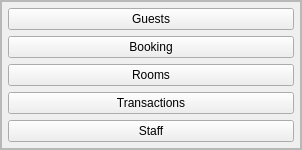
        <widget class="QFrame" name="side_menu">
         <property name="sizePolicy">
          <sizepolicy hsizetype="Preferred" vsizetype="Expanding">
           <horstretch>0</horstretch>
           <verstretch>0</verstretch>
          </sizepolicy>
         </property>
         <property name="frameShape">
          <enum>QFrame::StyledPanel</enum>
         </property>
         <property name="frameShadow">
          <enum>QFrame::Raised</enum>
         </property>
         <layout class="QVBoxLayout" name="verticalLayout_2">
          <property name="spacing">
           <number>0</number>
          </property>
          <property name="leftMargin">
           <number>0</number>
          </property>
          <property name="topMargin">
           <number>0</number>
          </property>
          <property name="rightMargin">
           <number>0</number>
          </property>
          <property name="bottomMargin">
           <number>0</number>
          </property>
          <item alignment="Qt::AlignTop">
           <widget class="QFrame" name="frame_4">
            <property name="minimumSize">
             <size>
              <width>300</width>
              <height>0</height>
             </size>
            </property>
            <property name="maximumSize">
             <size>
              <width>300</width>
              <height>16777215</height>
             </size>
            </property>
            <property name="frameShape">
             <enum>QFrame::StyledPanel</enum>
            </property>
            <property name="frameShadow">
             <enum>QFrame::Raised</enum>
            </property>
            <layout class="QVBoxLayout" name="verticalLayout_3">
             <property name="spacing">
              <number>6</number>
             </property>
             <property name="leftMargin">
              <number>6</number>
             </property>
             <property name="topMargin">
              <number>6</number>
             </property>
             <property name="rightMargin">
              <number>6</number>
             </property>
             <property name="bottomMargin">
              <number>6</number>
             </property>
             <item>
              <widget class="QPushButton" name="pushButton_2">
               <property name="font">
                <font>
                 <weight>50</weight>
                 <bold>false</bold>
                </font>
               </property>
               <property name="cursor">
                <cursorShape>PointingHandCursor</cursorShape>
               </property>
               <property name="text">
                <string>Guests</string>
               </property>
               <property name="icon">
                <iconset resource="newicons.qrc">
                 <normaloff>:/icons/newicons/user.svg</normaloff>:/icons/newicons/user.svg</iconset>
               </property>
               <property name="shortcut">
                <string/>
               </property>
              </widget>
             </item>
             <item>
              <widget class="QPushButton" name="pushButton_3">
               <property name="font">
                <font>
                 <weight>50</weight>
                 <bold>false</bold>
                </font>
               </property>
               <property name="cursor">
                <cursorShape>PointingHandCursor</cursorShape>
               </property>
               <property name="text">
                <string>Booking</string>
               </property>
               <property name="icon">
                <iconset resource="newicons.qrc">
                 <normaloff>:/icons/newicons/user-plus.svg</normaloff>:/icons/newicons/user-plus.svg</iconset>
               </property>
              </widget>
             </item>
             <item>
              <widget class="QPushButton" name="pushButton_4">
               <property name="cursor">
                <cursorShape>PointingHandCursor</cursorShape>
               </property>
               <property name="text">
                <string>Rooms</string>
               </property>
               <property name="icon">
                <iconset resource="newicons.qrc">
                 <normaloff>:/icons/newicons/home.svg</normaloff>:/icons/newicons/home.svg</iconset>
               </property>
              </widget>
             </item>
             <item>
              <widget class="QPushButton" name="pushButton_5">
               <property name="enabled">
                <bool>true</bool>
               </property>
               <property name="cursor">
                <cursorShape>PointingHandCursor</cursorShape>
               </property>
               <property name="layoutDirection">
                <enum>Qt::LeftToRight</enum>
               </property>
               <property name="text">
                <string>Transactions</string>
               </property>
               <property name="icon">
                <iconset resource="newicons.qrc">
                 <normaloff>:/icons/newicons/dollar-sign.svg</normaloff>:/icons/newicons/dollar-sign.svg</iconset>
               </property>
               <property name="flat">
                <bool>false</bool>
               </property>
              </widget>
             </item>
             <item>
              <widget class="QPushButton" name="pushButton_6">
               <property name="cursor">
                <cursorShape>PointingHandCursor</cursorShape>
               </property>
               <property name="text">
                <string>Staff</string>
               </property>
               <property name="icon">
                <iconset resource="newicons.qrc">
                 <normaloff>:/icons/newicons/users.svg</normaloff>:/icons/newicons/users.svg</iconset>
               </property>
              </widget>
             </item>
            </layout>
           </widget>
          </item>
         </layout>
        </widget>
